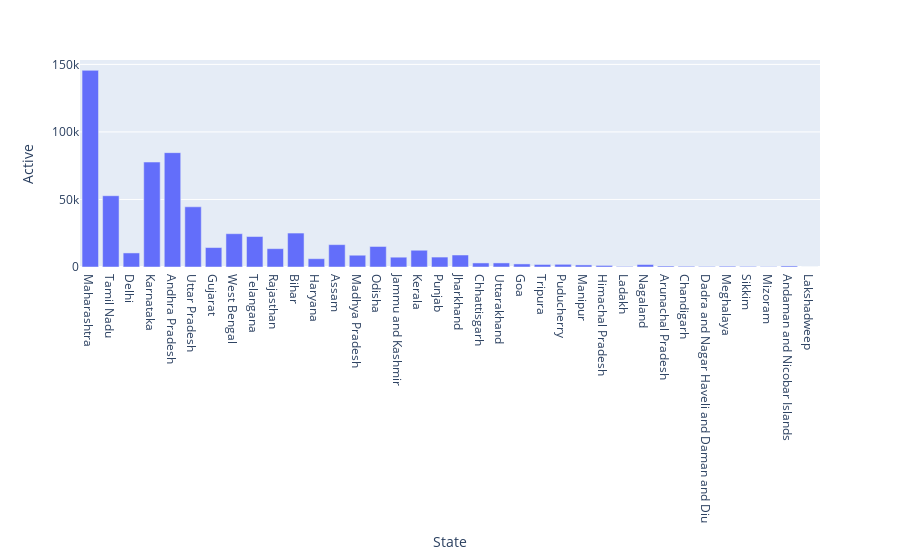

Notebook code for this chart:
### Code cell
#Bar plot for Active Cases
px.bar(Data,x='State',y='Active')

### Figure 1 — Plotly figure (JSON) as saved in the notebook; plotly's stock layout.template omitted (floating-point values rounded to 4 significant figures)
{"data": [{"alignmentgroup": "True", "hovertemplate": "State=%{x}<br>Active=%{y}<extra></extra>", "legendgroup": "", "marker": {"color": "#636efa"}, "name": "", "offsetgroup": "", "orientation": "v", "showlegend": false, "textposition": "auto", "type": "bar", "x": ["Maharashtra", "Tamil Nadu", "Delhi", "Karnataka", "Andhra Pradesh", "Uttar Pradesh", "Gujarat", "West Bengal", "Telangana", "Rajasthan", "Bihar", "Haryana", "Assam", "Madhya Pradesh", "Odisha", "Jammu and Kashmir", "Kerala", "Punjab", "Jharkhand", "Chhattisgarh", "Uttarakhand", "Goa", "Tripura", "Puducherry", "Manipur", "Himachal Pradesh", "Ladakh", "Nagaland", "Arunachal Pradesh", "Chandigarh", "Dadra and Nagar Haveli and Daman and Diu", "Meghalaya", "Sikkim", "Mizoram", "Andaman and Nicobar Islands", "Lakshadweep"], "xaxis": "x", "y": [145582, 52759, 10409, 77685, 84654, 44563, 14390, 24652, 22568, 13570, 25128, 6143, 16552, 8715, 15188, 7260, 12411, 7351, 8885, 3002, 3020, 2282, 1875, 1989, 1530, 1157, 411, 1824, 720, 530, 409, 594, 447, 277, 778, 0], "yaxis": "y"}], "layout": {"barmode": "relative", "legend": {"tracegroupgap": 0}, "margin": {"t": 60}, "xaxis": {"anchor": "y", "domain": [0, 1], "title": {"text": "State"}}, "yaxis": {"anchor": "x", "domain": [0, 1], "title": {"text": "Active"}}}}
